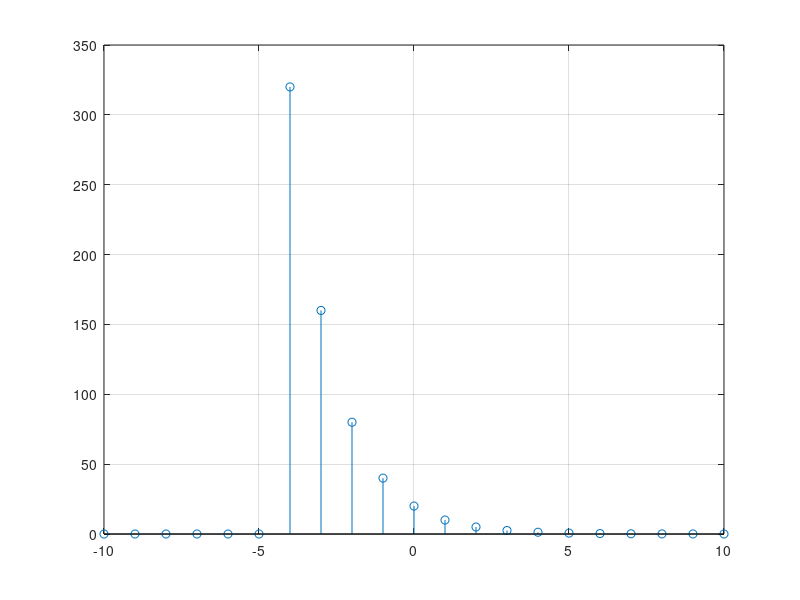

The MATLAB script that drew this image:
first = -10:10;
y1 = ((0.2).^(first)).*(first>=5);
y2 = ((0.2).^(first)).*(first>=-6);
y3 = y1 + y2;
y4 = 1.*(first==5);
y5 = y4.*y3;
y6 = (20*(0.5).^(first)).*(first>=-4);
figure, stem(first, y6);
grid on;
